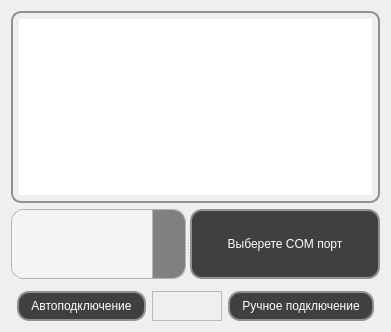
         <widget class="QWidget" name="page">
          <property name="styleSheet">
           <string notr="true">/* ===== QComboBox: полный стиль без ресурсов ===== */
QFrame#qt_combo_box_popup {
    background: transparent;   /* ← фон полностью “дырявый” */
    border: none;
    border-radius: 12px;
}


/* ───────── вертикальный скроллбар внутри выпадающего списка ─────────── */
QComboBox QAbstractItemView QScrollBar:vertical {
    width: 12px;               /* толщина всей полосы прокрутки          */
    margin: 0px 0px 0px 0;     /* лёгкий отступ от правой грани списка   */
    background: #ffffff;   /* ← убираем фон самой полосы             */
    border: none;              /* и рамку, которую Qt рисует по умолчанию*/
}

/* track (колея). Делаем её невидимой — остаётся «пустое место» */
QComboBox QAbstractItemView QScrollBar::groove:vertical {
    background: #ffffff;   /* никакого цвета                         */
    border: none;
    margin: 0;                 /* важно! убирает внутренние «поля» Qt    */
}

/* пустые участки над и под ползунком — тоже в ноль */
QComboBox QAbstractItemView QScrollBar::add-page:vertical,
QComboBox QAbstractItemView QScrollBar::sub-page:vertical {
    background: #ffffff;
    border: none;
}

/* сам ползунок («овал») -------------------------------------------------*/
QComboBox QAbstractItemView QScrollBar::handle:vertical {
    background: #808080;       /* цвет «таблетки»                        */
    border-radius: 999px;        /* скругляем края по полной               */
    min-height: 24px;          /* чтобы не исчезал при маленьком контенте*/
    margin: 2px;               /* зазор от границ бара                   */
}

QComboBox QAbstractItemView QScrollBar::sub-line:vertical,   /* верхняя  */
QComboBox QAbstractItemView QScrollBar::add-line:vertical {  /* нижняя   */
    height: 0px;                /* убираем видимую часть      */
    width:  0px;
    border: none;
    background: #ffffff;
    subcontrol-origin: margin;  /* чтобы не занимали место    */
}

/* ── если вдруг появится горизонтальный скроллбар ─────────────────────*/
QComboBox QAbstractItemView QScrollBar::sub-line:horizontal, /* левая    */
QComboBox QAbstractItemView QScrollBar::add-line:horizontal { /* правая  */
    width:  0px;
    height: 0px;
    border: none;
    background: #ffffff;
    subcontrol-origin: margin;
}

/* ОСНОВНОЕ ПОЛЕ -----------------------------------------------------------*/
QComboBox {
    border: 1px solid #b4b4b4;
    border-radius: 12px;
    padding: 4px 40px 4px 12px;   /* место под стрелку справа */
    background: #f4f4f4;
    min-height: 60px;             /* чтобы не сплющивался */
combobox-popup: 0;   
}

/* КНОПКА ВЫПАДАНИЯ (правый сегмент) --------------------------------------*/
QComboBox::drop-down {
    subcontrol-origin: padding;
    subcontrol-position: top right;
    width: 32px;
    border-left: 1px solid #b4b4b4;
    border-top-right-radius: 12px;
    border-bottom-right-radius: 12px;
    background: #e2e2e2;
}

QComboBox::drop-down { 
    background: #808080;   /* временно! */
}

/* СТРЕЛКА ----------------------------------------------------------------*/
QComboBox::down-arrow {
image: url(&quot;:/icon/arrow_drop_down_24dp_E3E3E3_FILL0_wght400_GRAD0_opsz24.png&quot;);
    width: 24px;      /* подгони под реальный размер PNG */
    height: 24px;
    margin: 0 auto;   /* по центру кнопки drop‑down */
    border: none;     /* глушим всякие старые границы */
}

/* Поворот при раскрытии --------------------------------------------------*/
QComboBox::down-arrow:on {
    transform: rotate(180deg);
}





/* ХОВЕР/ФОКУС -------------------------------------------------------------*/
QComboBox:hover { background: #f9f9f9; }

QComboBox:focus {
    border: 1px solid #7aa9ff;
    outline: none;
}

/* ВЫПАДАЮЩИЙ СПИСОК -----------------------------------------------------*/
QComboBox QAbstractItemView {
    /* тот же радиус, что у поля */
    border: 1px solid #c8c8c8;
    border-radius: 12px;
    padding: 4px;                       /* лёгкий «отступ-рамка» внутри */
    background: #FFFFFF;

    /* отключаем стандартный dotted focus-rectangle */
    outline: 0;                         /* Qt &gt;5.12 понимает outline */
    /* если outline не работает в вашей версии:
       border: none; */
}


QComboBox QAbstractItemView::viewport {
    border-radius: 8px;
    background: transparent;
}

/* строки внутри списка */
QComboBox QAbstractItemView::item {
    padding: 6px 12px;
    border-radius: 6px;                 /* лёгкое скругление hover/selected */
}

/* подсветка наведения  */
QComboBox QAbstractItemView::item:hover {
    background: #f0f0f0;
}

/* выбранный элемент (без пунктира!) */
QComboBox QAbstractItemView::item:selected {
    background: #2d97ff;                /* пример активного цвета */
    color: #ffffff;
    outline: 0;                         /* страховка */
    /* или border: none;  -&gt; если outline не поддерживается */
}

/* Оформление текста и рамки для QLabel и QTextBrowser */
QLabel,
QTextBrowser {
    color: white;                    /* цвет шрифта */
    border-radius: 10px;             /* скругление углов рамки */
    padding: 6px;                    /* внутренние отступы */
border: 2px solid #909090; 
}


/* Нормальное состояние */
QPushButton {
    background-color: #404040;        /* заливка */
    color: white;                     /* цвет текста */
    border: 2px solid #909090;        /* толщина и цвет обводки */
    border-radius: 12px;              /* радиус скругления */
    padding: 6px 12px;                /* «воздух» внутри */
}

/* Курсор наведён */
QPushButton:hover {
    background-color: #505050;
    border-color: #707070;
}

/* Кнопка нажата (удерживается) */
QPushButton:pressed {
    background-color: #909090;
    border-color: #909090;
}

/* QLabel или QTextBrowser */
QLabel, QTextBrowser {
    border: 2px solid #909090;   /* толщина и цвет */
    border-radius: 10px;         /* скругление */
    padding: 6px;                /* внутренние отступы */
    color: white;              /* цвет шрифта */
}

/* ===== QSpinBox — стиль под QComboBox (каждый параметр подписан) ===== */

/* ОСНОВНОЕ ПОЛЕ ---------------------------------------------------------*/
QSpinBox {
    border: 1px solid #b4b4b4;                 /* внешняя рамка виджета        */
    border-radius: 12px;                       /* скругление всех углов        */

    padding-left: 12px;                        /* отступ текста слева          */
    padding-right: 40px;                       /* резерв под блок стрелок      */
    background: #f4f4f4;                       /* фон поля ввода               */
    min-height: 60px;                          /* минимальная высота контрола  */
    color: black;                              /* цвет введённого текста       */

    outline: none;                             /* убираем стандартный пунктиp  */
}

/* БЛОК СТРЕЛОК ----------------------------------------------------------*/
/* общие параметры для обеих половинок блока */
QSpinBox::up-button,
QSpinBox::down-button {
    subcontrol-origin: padding;                /* координаты от padding-box    */
    width: 32px;                               /* ширина сегмента со стрелками */
    border-left: 1px solid #b4b4b4;            /* линия-разделитель слева      */
    background: #808080;                       /* фон блока стрелок            */
}

/* ↓ нижняя половина блока стрелок --------------------------------------*/
QSpinBox::down-button {
    subcontrol-position: bottom right;         /* привязка к правому-нижнему   */
    height: 30%;                               /* занимаем оставшиеся 50 %     */
    border-bottom-right-radius: 12px;          /* скругляем ТОЛЬКО низ-прав.   */
}


/* ↑ верхняя половина блока стрелок -------------------------------------*/
QSpinBox::up-button {
    subcontrol-position: top right;            /* привязка к правому-верхнему  */
    height: 30%;                               /* занимаем ровно половину выс. */
    border-top-right-radius: 12px;             /* скругляем ТОЛЬКО верх-прав.  */
}

/* визуальный отклик при нажатии ----------------------------------------*/
QSpinBox::up-button:pressed,
QSpinBox::down-button:pressed {
    background: #6d6d6d;                       /* затемняем фон на время клика */
}

/* СТРЕЛКИ (иконки) ------------------------------------------------------*/
QSpinBox::up-arrow {
    image: url(&quot;:/icon/arrow_drop_up_24dp_E3E3E3_FILL0_wght400_GRAD0_opsz24.png&quot;); /* PNG/SVG ↓ */
    width: 24px; height: 24px;                 /* габариты иконки              */
    margin: 0 auto;                            /* центрируем в блоке           */
	transform: rotate(180deg);
}

QSpinBox::down-arrow {
    image: url(&quot;:/icon/arrow_drop_down_24dp_E3E3E3_FILL0_wght400_GRAD0_opsz24.png&quot;); /* PNG/SVG ↓ */
    width: 24px; height: 24px;                 /* габариты иконки              */
    margin: 0 auto;                            /* центрируем в блоке           */
}


/* отключаем кнопки и иконки при достижении min/max ---------------------*/
QSpinBox::up-button:disabled,
QSpinBox::down-button:disabled {
    background: #c8c8c8;                       /* тусклый фон — кнопка неактив */
}

QSpinBox::up-arrow:disabled,
QSpinBox::down-arrow:disabled {
    image: none;                               /* прячем иконку у неактивной   */
}

/* ХОВЕР / ФОКУС ---------------------------------------------------------*/
QSpinBox:hover  { background: #f9f9f9; }       /* лёгкое высветление при ховере*/
QSpinBox:focus  { border: 1px solid #7aa9ff; } /* синяя рамка при фокусе       */

/* ОТКЛЮЧЁННОЕ СОСТОЯНИЕ -------------------------------------------------*/
QSpinBox:disabled {
    color: #8f8f8f;                            /* приглушаем текст             */
    background: #e0e0e0;                       /* и фон всего виджета          */
}

</string>
          </property>
          <layout class="QGridLayout" name="gridLayout_9">
           <item row="0" column="0">
            <layout class="QVBoxLayout" name="verticalLayout">
             <item>
              <widget class="QTextBrowser" name="textBrowser">
               <property name="sizePolicy">
                <sizepolicy hsizetype="Preferred" vsizetype="Preferred">
                 <horstretch>0</horstretch>
                 <verstretch>0</verstretch>
                </sizepolicy>
               </property>
               <property name="html">
                <string>&lt;!DOCTYPE HTML PUBLIC &quot;-//W3C//DTD HTML 4.0//EN&quot; &quot;http://www.w3.org/TR/REC-html40/strict.dtd&quot;&gt;
&lt;html&gt;&lt;head&gt;&lt;meta name=&quot;qrichtext&quot; content=&quot;1&quot; /&gt;&lt;meta charset=&quot;utf-8&quot; /&gt;&lt;style type=&quot;text/css&quot;&gt;
p, li { white-space: pre-wrap; }
hr { height: 1px; border-width: 0; }
li.unchecked::marker { content: &quot;\2610&quot;; }
li.checked::marker { content: &quot;\2612&quot;; }
&lt;/style&gt;&lt;/head&gt;&lt;body style=&quot; font-family:'Noto Sans SC'; font-size:9pt; font-weight:400; font-style:normal;&quot;&gt;
&lt;p align=&quot;center&quot; style=&quot; margin-top:0px; margin-bottom:0px; margin-left:0px; margin-right:0px; -qt-block-indent:0; text-indent:0px;&quot;&gt;&lt;span style=&quot; font-size:18pt;&quot;&gt;Выберете способ подключения УМВХ&lt;/span&gt;&lt;/p&gt;&lt;/body&gt;&lt;/html&gt;</string>
               </property>
              </widget>
             </item>
             <item>
              <widget class="QSplitter" name="splitter">
               <property name="layoutDirection">
                <enum>Qt::LayoutDirection::LeftToRight</enum>
               </property>
               <property name="orientation">
                <enum>Qt::Orientation::Horizontal</enum>
               </property>
               <widget class="QComboBox" name="comboBox_11">
                <property name="layoutDirection">
                 <enum>Qt::LayoutDirection::LeftToRight</enum>
                </property>
               </widget>
               <widget class="QPushButton" name="pushButton_6">
                <property name="sizePolicy">
                 <sizepolicy hsizetype="Minimum" vsizetype="Preferred">
                  <horstretch>0</horstretch>
                  <verstretch>0</verstretch>
                 </sizepolicy>
                </property>
                <property name="text">
                 <string>Выберете COM порт</string>
                </property>
               </widget>
              </widget>
             </item>
             <item>
              <widget class="QFrame" name="frame_2">
               <property name="frameShape">
                <enum>QFrame::Shape::StyledPanel</enum>
               </property>
               <property name="frameShadow">
                <enum>QFrame::Shadow::Raised</enum>
               </property>
              </widget>
             </item>
             <item>
              <layout class="QHBoxLayout" name="horizontalLayout">
               <item>
                <widget class="QFrame" name="frame_5">
                 <property name="frameShape">
                  <enum>QFrame::Shape::StyledPanel</enum>
                 </property>
                 <property name="frameShadow">
                  <enum>QFrame::Shadow::Raised</enum>
                 </property>
                </widget>
               </item>
               <item>
                <widget class="QPushButton" name="pushButton">
                 <property name="sizePolicy">
                  <sizepolicy hsizetype="Minimum" vsizetype="Preferred">
                   <horstretch>0</horstretch>
                   <verstretch>0</verstretch>
                  </sizepolicy>
                 </property>
                 <property name="minimumSize">
                  <size>
                   <width>0</width>
                   <height>4</height>
                  </size>
                 </property>
                 <property name="maximumSize">
                  <size>
                   <width>200</width>
                   <height>70</height>
                  </size>
                 </property>
                 <property name="text">
                  <string>Автоподключение</string>
                 </property>
                </widget>
               </item>
               <item>
                <widget class="QFrame" name="frame_3">
                 <property name="minimumSize">
                  <size>
                   <width>70</width>
                   <height>0</height>
                  </size>
                 </property>
                 <property name="frameShape">
                  <enum>QFrame::Shape::StyledPanel</enum>
                 </property>
                 <property name="frameShadow">
                  <enum>QFrame::Shadow::Raised</enum>
                 </property>
                </widget>
               </item>
               <item>
                <widget class="QPushButton" name="pushButton_2">
                 <property name="sizePolicy">
                  <sizepolicy hsizetype="Minimum" vsizetype="Preferred">
                   <horstretch>0</horstretch>
                   <verstretch>0</verstretch>
                  </sizepolicy>
                 </property>
                 <property name="minimumSize">
                  <size>
                   <width>0</width>
                   <height>0</height>
                  </size>
                 </property>
                 <property name="maximumSize">
                  <size>
                   <width>200</width>
                   <height>70</height>
                  </size>
                 </property>
                 <property name="text">
                  <string>Ручное подключение</string>
                 </property>
                </widget>
               </item>
               <item>
                <widget class="QFrame" name="frame_4">
                 <property name="frameShape">
                  <enum>QFrame::Shape::StyledPanel</enum>
                 </property>
                 <property name="frameShadow">
                  <enum>QFrame::Shadow::Raised</enum>
                 </property>
                </widget>
               </item>
              </layout>
             </item>
            </layout>
           </item>
          </layout>
         </widget>
